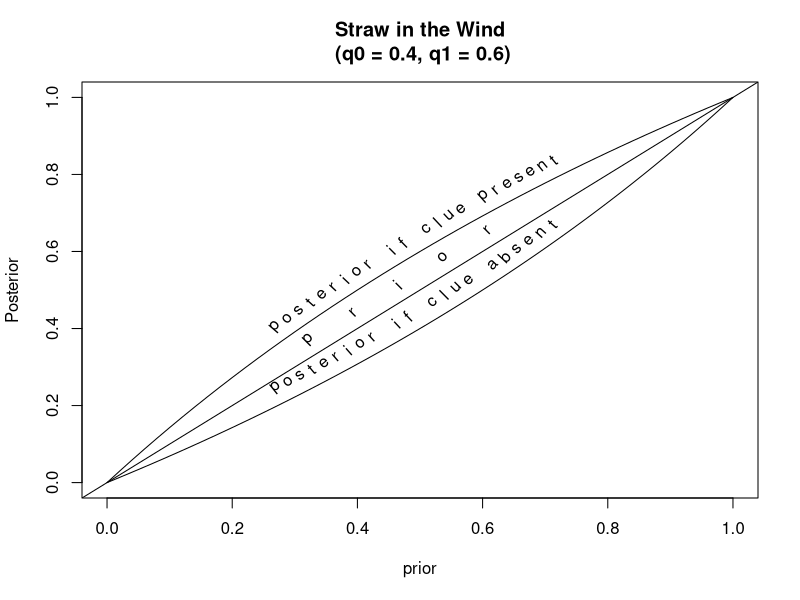
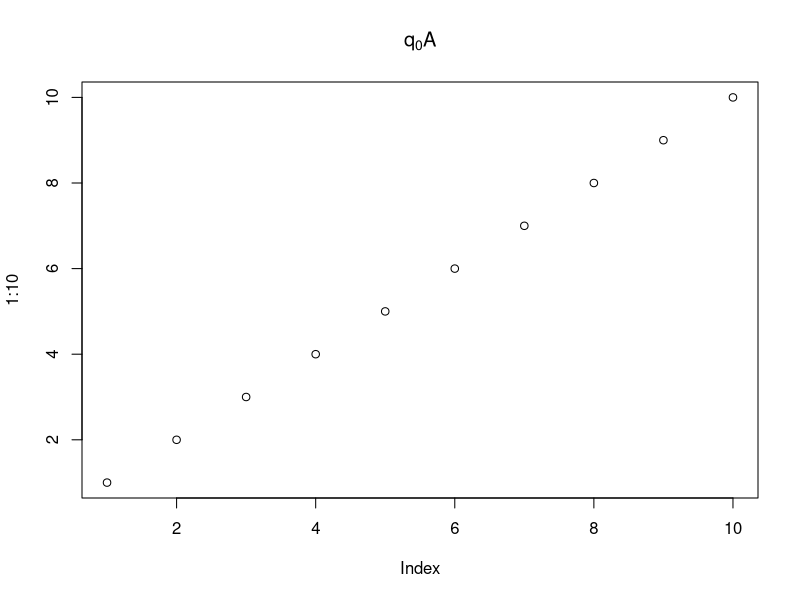
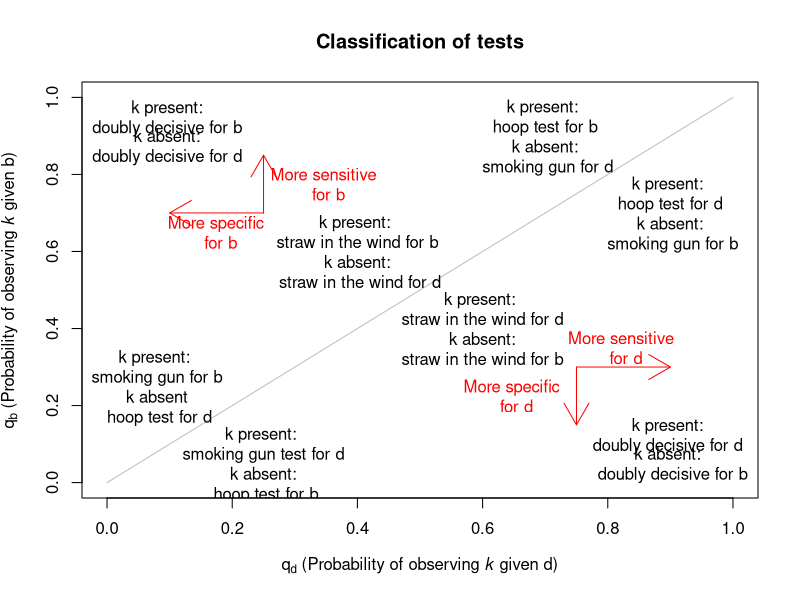
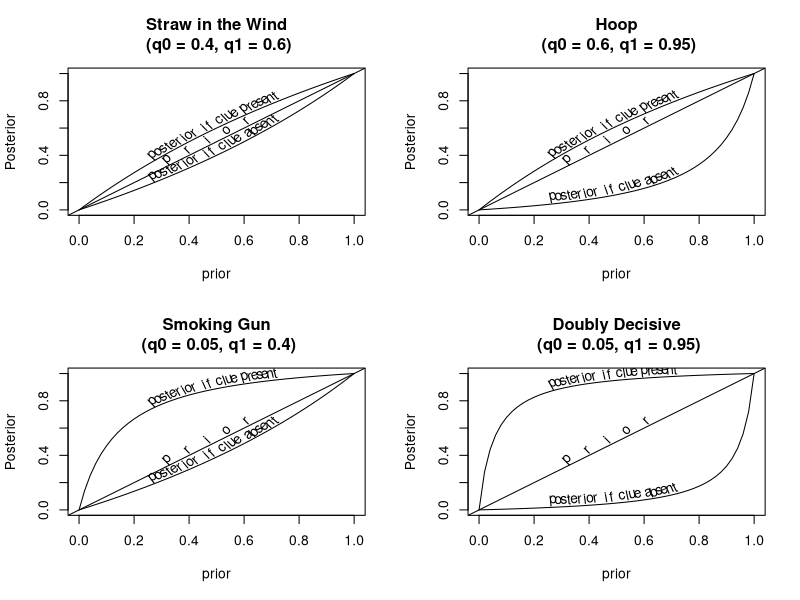

These charts were generated, in order, by the following R code:

##  Smoking gun and friends
setwd("d:/Dropbox/ProcessTracing/3 paper/")



## How does the probitative value of test depen on priors?
# Assume no uncertainty about Pr(k|A)
# Assume doubly decisive test



gt.slope.text = function(text, f, xl=0, xh=1, vshift=.05, col="black", fixer=1){
	TX = c(" ", strsplit(text, "")[[1]]," ")
	k = length(TX)
	z = xl+ ((0:(k-1))/k)*(xh-xl)
	angles = 	c(0,(atan2(f(z)[3:k]  - f(z)[1:(k-2)],fixer*2*(xh-xl)/(k))*180/pi),0)
	for(i in 1:k){text(z[i], f(z[i])+vshift, TX[i], col = col, srt=angles[i])}
	}
		
k0 = .1
k1 = .9




# posterior = Prob(data|A)Prior(A)/Prob(Data)
posterior = function(prior, observed, k0, k1) observed*k1*prior/(k1*prior+k0*(1-prior)) +  (1-observed)*(1-k1)*prior/(1-(k1*prior+k0*(1-prior)))
plotit = function(k0, k1, main="", xl=.25, xh=.75){
	prior = seq(0,1,.02)
	plot(prior, posterior(prior, 1, k0, k1), type="l", main=(paste(main, "\n (q0 = ", k0,  ", q1 = ", k1,")",  sep="")), ylab="Posterior")
	lines(prior, posterior(prior, 0, k0, k1), type="l")
	abline(a=0, b=1)
	gt.slope.text("posterior if clue present", f= function(x) posterior(x, 1, k0, k1), xl = xl, xh=xh) 
	gt.slope.text("posterior if clue absent", f= function(x) posterior(x, 0, k0, k1), xl = xl, xh=xh) 
	gt.slope.text("prior", f= function(x) x, xl = xl, xh=xh) 
	}

	plotit(.4, .6, main="Straw in the Wind")
		

plot(1:10,main=expression(paste("q"[0],"A")))


pdf(file="PTtests1.pdf", width=9, height=9) 
plot(c(0,1), c(0,1), type="l", col="grey", xlab=expression(paste("q"[d], " (Probability of observing ", italic(k), " given d)")), 
				ylab=expression(paste("q"[b], " (Probability of observing ", italic(k), " given b)")), 
				main="Classification of tests")
text(.1,.95, "k present: \n doubly decisive for b  ")
text(.1,.875, "k absent: \n doubly decisive for d  ")
text(.08,.25, "k present: \n smoking gun for b \n k absent \n hoop test for d")
text(.7,.9, "k present: \n hoop test for b \n k absent: \n smoking gun for d")
text(.4,.6, "k present: \n straw in the wind for b \n k absent: \n straw in the wind for d")

text(.9,.125, "k present: \n doubly decisive for d  ")
text(.9,.05, "k absent: \n doubly decisive for b")
text(.9,.7, "k present: \n hoop test for d \n k absent: \n smoking gun for b")
text(.25,.05, "k present: \n smoking gun test for d \n k absent: \n hoop test for b")
text(.6,.4, "k present: \n straw in the wind for d \n k absent: \n straw in the wind for b ")

arrows(.25,.7, .25, .85, col="red")
arrows(.25,.7, .1, .7, col="red")

text(.35, .775, "More sensitive \n for b", col="red")
text(.1775, .65, "More specific \n for b", col="red")


arrows(.75,.3, .9, .3, col="red")
arrows(.75,.3, .75, .15, col="red")

text(.65, .225, "More specific \n for d", col="red")
text(.825, .35, "More sensitive \n for d", col="red")

dev.off()


par(mfrow=c(1,1))

pdf(file="PTtests2.pdf", width=9, height=9) 
par(mfrow = c(2,2))
	plotit(.4, .6, main="Straw in the Wind")
	plotit(.6, .95, main="Hoop")
	plotit(.05, .4, main="Smoking Gun")
	plotit(.05, .95, main="Doubly Decisive")
dev.off()
